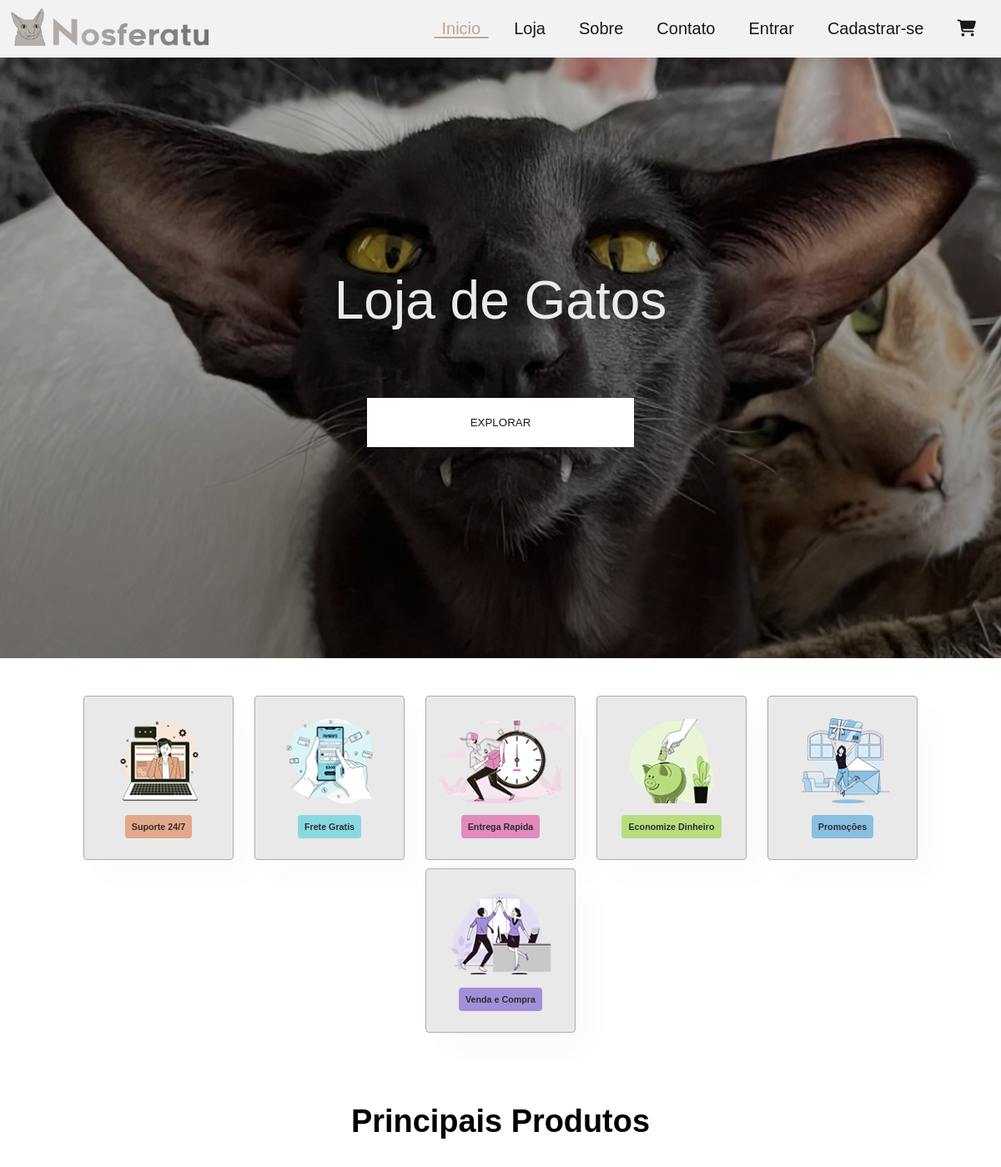
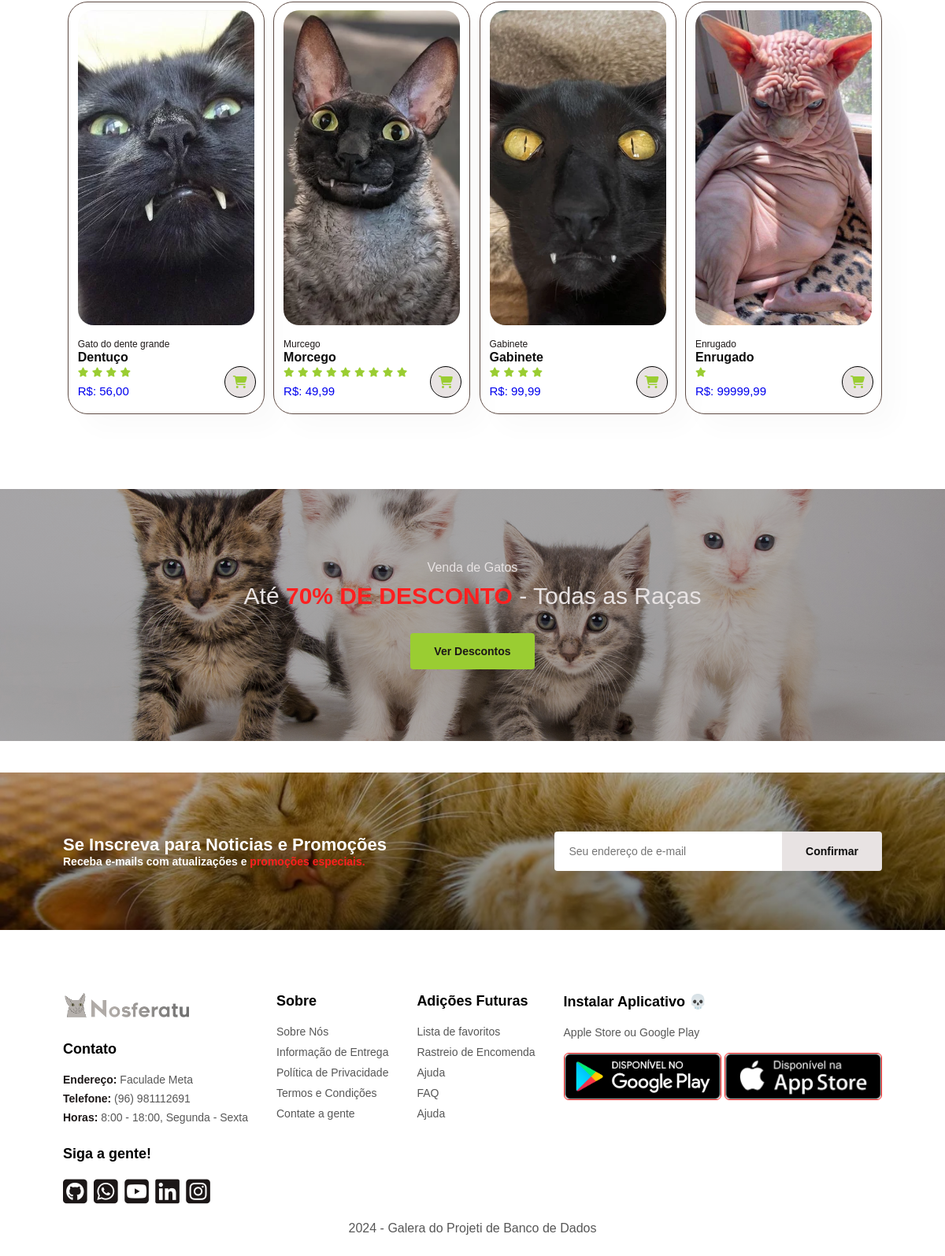
The page / on the database its author committed (2 pictures, top to bottom).
### loja/models.py (models this page shows)
class Produto(models.Model):
    nome = models.CharField(max_length=255, blank=False, null=False, default="Produto sem nome")
    descricao = models.CharField(max_length=2048, blank=False, null=False, default="")
    mini_descricao = models.CharField(max_length=255, blank=False, null=False, default="")
    preco = models.DecimalField(max_digits=11, decimal_places=2, blank=False, null=False, default=0.0)
    estoque = models.IntegerField(blank=False, null=False, default=0)
    peso = models.DecimalField(max_digits=11, decimal_places=2, blank=False, null=False, default=0.0)
    cod_barras = models.CharField(max_length=255, blank=False, null=False, default="000000000")
    desconto = models.DecimalField(max_digits=5, decimal_places=2, blank=False, null=False, default=0.0)
    avaliacao = models.IntegerField(blank=False, null=False, default=0)
    url_imagem = models.CharField(max_length=255, blank=False, null=False, default="")
    def range_avaliacao(self):
        return range(0, self.avaliacao)
    def __str__(self):
        return f"Produto: {self.nome}"

### loja/views.py (the view)
# urls.py: path("", views.index, name="index"),
def index(request: HttpRequest):
    produtos = Produto.objects.all()
    produtos = produtos[:4]
    print("Produtos encontrados:", produtos)
    return render(request, "loja/index.html", {"produtos": produtos})

### loja/templates/loja/index.html (shortened to what this page needs)
{% load static %}
<!DOCTYPE html>
<html lang="en">
    <head>
        <link href="{% static 'loja/styles.css'%}" rel="stylesheet">
        <link rel="stylesheet" href="https://cdnjs.cloudflare.com/ajax/libs/font-awesome/6.5.2/css/all.min.css">
        <link href="https://fonts.cdnfonts.com/css/renogare" rel="stylesheet">
    </head>
    <body>
        {% include 'loja/snippets/header.html' %}
        <section id="hero">
            <h3>Loja de Gatos</h3>
            <button><a href="">Explorar</a></button>
        </section>
        <section id="feature" class="section-p1">
            <div class="fe-box">
                <img src="{% static 'loja/img/inicio/opçoes (1).png'%}" alt="">
                <h6> Suporte 24/7</h6>
            </div>
            <div class="fe-box">
                <img src="{% static 'loja/img/inicio/opçoes (2).png'%}" alt="">
                <h6> Frete Gratis</h6>
            </div>
            <div class="fe-box">
                <img src="{% static 'loja/img/inicio/opçoes (3).png'%}" alt="">
                <h6>Entrega Rapida</h6>
            </div>
            <div class="fe-box">
                <img src="{% static 'loja/img/inicio/opçoes (4).png'%}" alt="">
                <h6>Economize Dinheiro</h6>
            </div>
            <div class="fe-box">
                <img src="{% static 'loja/img/inicio/opçoes (5).png'%}" alt="">
                <h6>Promoções</h6>
            </div>
            <div class="fe-box">
                <img src="{% static 'loja/img/inicio/opçoes (6).png'%}" alt="">
                <h6>Venda e Compra</h6>
            </div>
        </section>
        <section id="product1" class="section-p1">
            <h3>Principais Produtos</h3>
            <div class="pro-container">
                {% for produto in produtos %}
                {% include 'loja/snippets/caixa_produto.html' with produto=produto %}
                {% endfor %}
            </div>
        </section>
        <section id="banner" class="section-m1">
            <h4> Venda de Gatos</h4>
            <h2>Até <span>70% de Desconto</span> - Todas as Raças</h2>
            <button class="normal">Ver Descontos</button>
        </section>
        {% include 'loja/snippets/newsletter.html' %}
        {% include 'loja/snippets/footer.html' %}
    </body>
</html>

### loja/templates/loja/snippets/caixa_produto.html
<a href="/produto/{{ produto.id }}">
    <div class="pro">
        <img src={{ produto.url_imagem }} alt="">
        <div class="des">
            <span>{{ produto.mini_descricao }}</span>
            <h5>{{ produto.nome }}</h5>
            <div class="star">
                {% for i in produto.range_avaliacao %}
                <i class="fas fa-star"></i>
                {% endfor %}
            </div>
            <h4>R$: {{ produto.preco }}</h4>
        </div>
        <a class="cart" href="#"><i class="fa fa-shopping-cart"></i></a>
    </div>
</a>

### loja/static/loja/styles.css (style rules this page uses)
* { font-family: "Renogare", sans-serif; box-sizing: border-box; text-decoration: none; margin: 0; padding: 0; }
html { font-size: 100%; }
h2 { font-size: 3.158rem; }
h3 { font-size: 2.369rem; }
h4 { font-size: 1.777rem; }
h5 { font-size: 1.333rem; }
body { width: 100%; }
.section-p1 { padding: 40px 80px; }
.section-m1 { margin: 40px 0; }
button.normal { font-size: 14px; font-weight: 600; padding: 15px 30px; color: #0d0d0d; background-color: yellowgreen; border-radius: 4px; cursor: pointer; border: none; outline: none; transition: 0.2s; }
#hero { background-image: linear-gradient(rgba(0, 0, 0, 0.3), rgba(0, 0, 0, 0.5)), url("/static/loja/img/bg/muitofeio.png"); background-repeat: round; height: 90vh; width: 100%; background-size: cover; padding: 0px 80px; display: flex; flex-direction: column; align-items: center; justify-content: center; color: #eaeaea; }
#hero h3 { margin: 0px 0px 0px 0px; font-size: 64px; text-align: center; padding-bottom: 10px; font-weight: 400; }
#hero button { align-self: center; width: 40vh; background-color: white; border: 2px solid white; color: white; padding: 20px 0px 20px 0px; text-transform: uppercase; cursor: pointer; transition: background-color 0.3s ease; }
#hero a { color: #1c1717; }
#feature { display: flex; align-items: center; justify-content: space-evenly; flex-wrap: wrap; }
#feature .fe-box { width: 180px; text-align: center; padding: 25px 15px; box-shadow: 20px 20px 34px rgba(0, 0, 0, 0.02); border: 1px solid #b6a8a5; border-radius: 4px; margin: 5px 5px; background-color: #e9e9e9; }
#feature .fe-box img { width: 100%; margin-bottom: 10px; }
#feature .fe-box h6 { display: inline-block; padding: 9px 8px 9px 8px; line-height: 1; border-radius: 4px; color: rgb(45, 45, 45); }
#feature .fe-box:nth-child(1) h6 { background-color: #e2a88b; }
#feature .fe-box:nth-child(2) h6 { background-color: #89d8e1; }
#feature .fe-box:nth-child(3) h6 { background-color: #e28abd; }
#feature .fe-box:nth-child(4) h6 { background-color: #b8dd7f; }
#feature .fe-box:nth-child(5) h6 { background-color: #88bfe1; }
#feature .fe-box:nth-child(6) h6 { background-color: #a28fda; }
#product1 { text-align: center; }
#product1 .pro-container { display: flex; justify-content: space-between; padding-top: 20px; flex-wrap: wrap; }
#product1 .pro { width: 23%; min-width: 250px; padding: 10px 12px; border: 1px solid #5f4c45; border-radius: 25px; cursor: pointer; box-shadow: 20px 20px 30px rgba(0, 0, 0, 0.02); margin: 15px 0px; transition: 0.2s ease; position: relative; }
#product1 .pro img { width: 100%; height: 400px; border-radius: 20px; object-fit: cover; }
#product1 .pro .des { text-align: start; padding: 10px 0; }
#product1 .pro .des span { color: #1c1717; font-size: 12px; }
#product1 .pro .des h5 { color: #0d0d0d; font-size: 16px; }
#product1 .pro .des i { font-size: 12px; color: yellowgreen; }
#product1 .pro .des h4 { padding-top: 7px; font-size: 15px; font-weight: 500; }
#product1 .pro .cart { width: 40px; height: 40px; line-height: 40px; border-radius: 50px; background-color: #e8e3e3; font-weight: 500; color: yellowgreen; border: 1px solid black; position: absolute; bottom: 20px; right: 10px; }
#banner { background-image: linear-gradient(rgba(0, 0, 0, 0.3), rgba(0, 0, 0, 0.3)), url(/static/loja/img/banner/gatosbanner1.jpg); display: flex; flex-direction: column; justify-content: center; align-items: center; text-align: center; width: 100%; height: 40vh; background-size: cover; background-position: center; }
#banner h4 { color: #e8e3e3; font-size: 16px; font-weight: 400; }
#banner h2 { color: #e8e3e3; font-size: 30px; font-weight: 500; padding: 10px 0; }
#banner h2 span { color: #ff1f1f; font-weight: 700; text-transform: uppercase; }
#banner .normal { color: #1c1717; margin-top: 20px; }

### rows shown on the page
Produto: url_imagem (picture), mini_descricao "Gato do dente grande", nome "Dentuço", avaliacao 4 (drawn), preco "56,00"
Produto: url_imagem (picture), mini_descricao "Murcego", nome "Morcego", avaliacao 9 (drawn), preco "49,99"
Produto: url_imagem (picture), mini_descricao "Gabinete", nome "Gabinete", avaliacao 4 (drawn), preco "99,99"
Produto: url_imagem (picture), mini_descricao "Enrugado", nome "Enrugado", avaliacao 1 (drawn), preco "99999,99"
